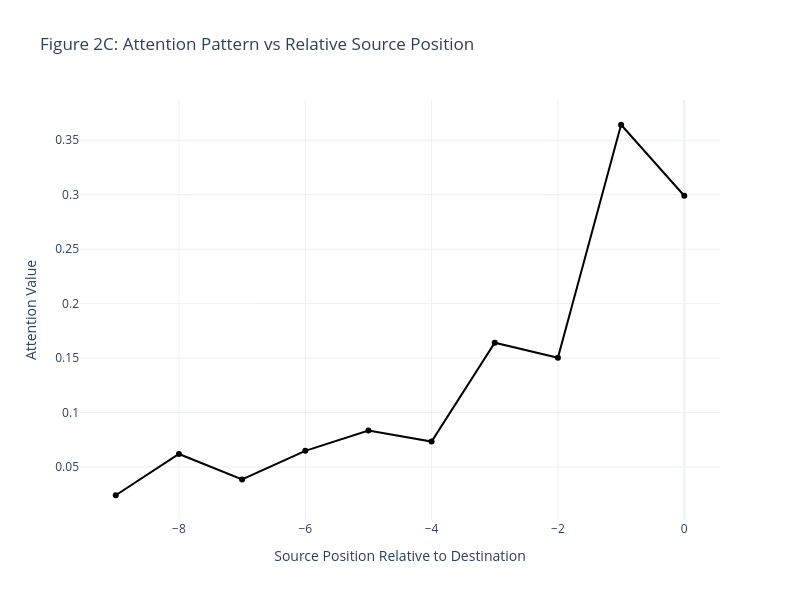

Write notebook code for a chart like this one.
### Code cell
plot_attention_decay(model, num_seqs=50, layer_idx=0, head_idx=1)

### Figure 1 — Plotly figure (JSON) as saved in the notebook; plotly's stock layout.template omitted (floating-point values rounded to 4 significant figures)
{"data": [{"line": {"color": "black", "width": 2}, "mode": "lines+markers", "name": "Actual Attention", "type": "scatter", "x": [-9, -8, -7, -6, -5, -4, -3, -2, -1, 0], "y": [0.02399, 0.0619, 0.03842, 0.06479, 0.08341, 0.07332, 0.1641, 0.1503, 0.3643, 0.2991]}], "layout": {"height": 600, "title": {"text": "Figure 2C: Attention Pattern vs Relative Source Position"}, "width": 800, "xaxis": {"title": {"text": "Source Position Relative to Destination"}}, "yaxis": {"title": {"text": "Attention Value"}}}}
